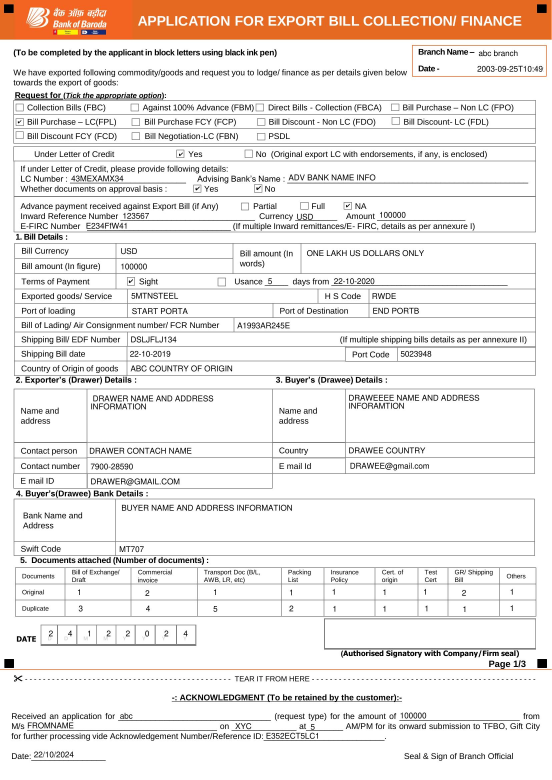
#> input picture data/Export-Bill_filled_sample0.jpg, 1654 x 2339 px, found by its file name (shown at 1/3 size)
$ python main.py
#> lines starting #> are read from the running program, lines starting #| are printed output that depends on the picture; after the words box and inside, x2 and y2 are one past the last pixel; in counts of white or black regions, pixels touching at a corner belong together
### src/main_v2/preprocessor.py
import cv2
import numpy as np
from PIL import Image

class ImagePreprocessor:
    def __init__(self, erosion_kernel, dilation_kernel, binary_threshold):
        self.erosion_kernel = erosion_kernel
        self.dilation_kernel = dilation_kernel
        self.binary_threshold = binary_threshold

    def preprocess(self, img=None,image_path=None,roi = None):
        # img = Image.open(image_path).convert('L')
        # img_arr = np.array(img)

        if image_path:
            img = cv2.imread(image_path, cv2.IMREAD_GRAYSCALE)
        else:
            img = cv2.cvtColor(img, cv2.COLOR_BGR2GRAY)

        if roi:
            x1, y1, x2, y2 = roi
            img = img[y1:y2, x1:x2]


        eroded = self._erode(img)
        dilated = self._dilate(eroded)
        binary_image = self._binarize(dilated)
        return img,binary_image

    def _erode(self, image):
        return cv2.erode(image.copy(), kernel=np.ones(self.erosion_kernel, np.uint8))

    def _dilate(self, image):
        return cv2.dilate(image.copy(), kernel=np.ones(self.dilation_kernel, np.uint8))

    def _binarize(self, image):
        _, binary = cv2.threshold(image, self.binary_threshold, 255, cv2.THRESH_BINARY)
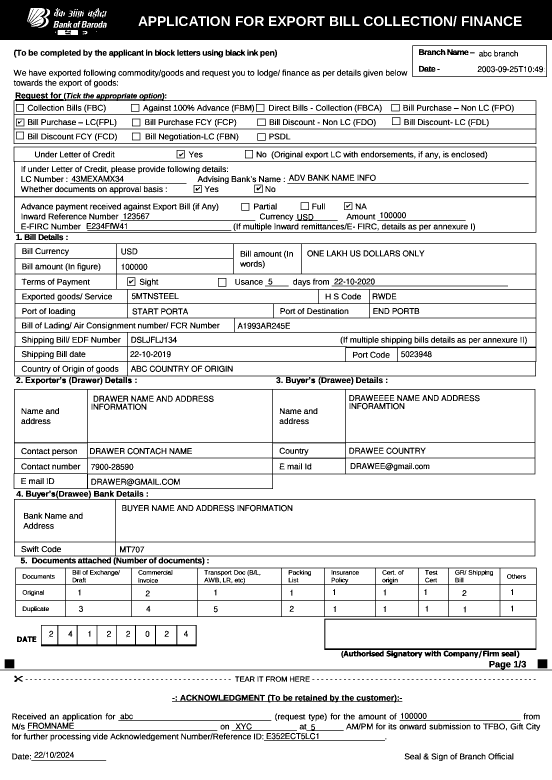
#> binary: shape (2339, 1654) (shown at 1/3 size); 86.4% white; 2078 black regions (261 under 20 px), largest, box (x1, y1, x2, y2) and area: (0, 0, 1654, 120) 176240, (43, 730, 1609, 1155) 33834, (41, 1167, 1606, 1467) 17495
        return binary

### src/main/main.py
import argparse
import json
from dataclasses import dataclass
from typing import List, Tuple, Optional, Union
import cv2
import numpy as np
import logging
from pathlib import Path

from preprocessor import ImagePreprocessor
from config import Config


@dataclass
class PatternMatchResult:
    """Data class to store pattern matching results."""
    position: Tuple[int, int]
    neighborhood: np.ndarray = None
    confidence: float = None


@dataclass
class PreprocessConfig:
    erosion_kernel: Tuple[int, int] = (2, 2)
    dilation_kernel: Tuple[int, int] = (2, 2)
    binary_threshold: int = 200


def find_pattern_3x3_fast(arr, pattern=None):
    """
    Efficiently find all occurrences of a 3x3 pattern in a numpy array.

    Parameters:
    arr : numpy.ndarray
        The input array to search in
    pattern : numpy.ndarray, optional
        The 3x3 pattern to search for

    Returns:
    list of tuples
        List of (row, col) coordinates where the pattern starts
    """
    if arr.ndim != 2:
        raise ValueError("Input array must be 2-dimensional")

    if pattern is None:
        # Default pattern - you can modify this
        pattern = np.array([
            [0, 0, 0],
            [0, 1, 1],
            [0, 1, 0]
        ])

    if pattern.shape != (3, 3):
        raise ValueError("Pattern must be 3x3")

    # Create a view of all possible 3x3 windows without copying data
    windows = np.lib.stride_tricks.sliding_window_view(arr, (3, 3))

    # Find where the windows match the pattern
    matches = np.all(windows == pattern.reshape(1, 1, 3, 3), axis=(2, 3))

    # Get the coordinates of matches
    match_coords = np.where(matches)

    return list(zip(match_coords[0], match_coords[1]))


class ImagePatternMatcher:
    def __init__(self, logger: Optional[logging.Logger] = None):
        self.logger = logger or logging.getLogger(__name__)
        self._image: Optional[np.ndarray] = None
        self._binary: Optional[np.ndarray] = None
        self._pattern: Optional[np.ndarray] = None

    @property
    def default_pattern(self) -> np.ndarray:
        """Default pattern to search for if none is provided."""
        return np.array([[0, 0, 0],
                         [0, 1, 1],
                         [0, 1, 0]], dtype=np.uint8)

    def load_image(self, image_source: Union[str, Path, np.ndarray], preprocess_config: PreprocessConfig) -> bool:
        try:
            self._preprocess = ImagePreprocessor(**preprocess_config.__dict__)
            self._image, self._gray_image = self._preprocess.preprocess(image_path=image_source)
            cv2.imwrite("binary_image.png", self._gray_image)
            self._binary = np.where(self._gray_image == 255, 1, 0)
            self._inv_binary = np.where(self._binary == 1, 0, 1)
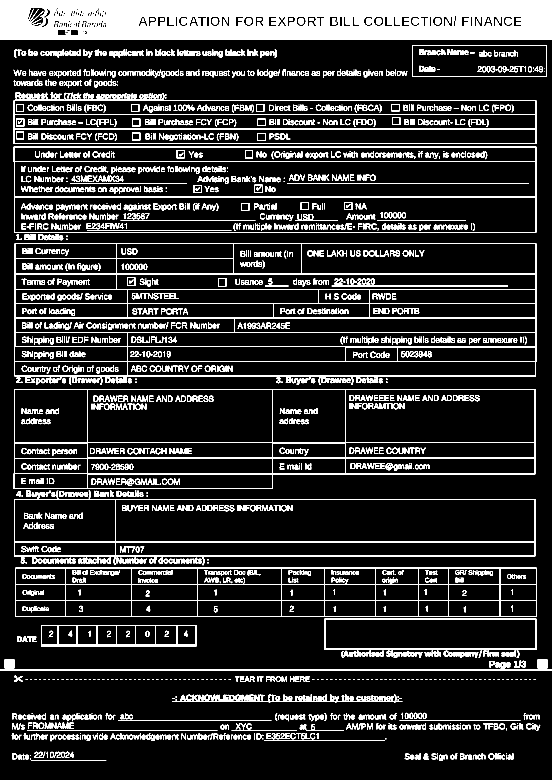
#> self._inv_binary: shape (2339, 1654) int64 (shown at 1/3 size); values 0 (black) and 1 (white), 13.6% white; 2078 white regions (261 under 20 px), largest, box (x1, y1, x2, y2) and area: (0, 0, 1654, 120) 176240, (43, 730, 1609, 1155) 33834, (41, 1167, 1606, 1467) 17495
            self.logger.info(f"Image loaded and preprocessed. Shape: {self._image.shape}")
            return True

        except Exception as e:
            self.logger.error(f"Error loading image: {str(e)}")
            raise ValueError(f"Image loading failed: {str(e)}")

    def _compute_cumsum_arrays(self, arr) -> Tuple[np.ndarray, np.ndarray]:
        """Compute cumulative sum arrays for the binary image."""
        return (np.cumsum(arr, axis=0),
                np.cumsum(arr, axis=1))

    def set_pattern(self, pattern: Optional[np.ndarray] = None) -> None:
        if pattern is None:
            self._pattern = self.default_pattern
        else:
            if not isinstance(pattern, np.ndarray):
                raise ValueError("Pattern must be a numpy array")
            if pattern.dtype != np.uint8:
                pattern = pattern.astype(np.uint8)
            self._pattern = pattern

        self.logger.debug(f"Pattern set with shape: {self._pattern.shape}")

    def _validate_state(self) -> None:
        if self._binary is None:
            raise ValueError("No image loaded. Call load_image first.")
        if self._pattern is None:
            self.set_pattern()

    # [33 lines left out: function _get_neighborhood, not called in this run]

    @staticmethod
    def print_np(mat):
        for x in range(mat.shape[0]):
            for y in range(mat.shape[1]):
                print('1' if mat[x, y] == 1 else '0', end="")
            print()

    def find_matches(self, confidence_threshold: float = 0.8) -> List[PatternMatchResult]:
        """
        Find all pattern matches in the image.

        Args:
            confidence_threshold: Minimum matching confidence (0.8 default for more lenient matching)
        """
#> called with confidence_threshold = 0.8
        self._validate_state()
        y_cumsum, x_cumsum = self._compute_cumsum_arrays(self._inv_binary)
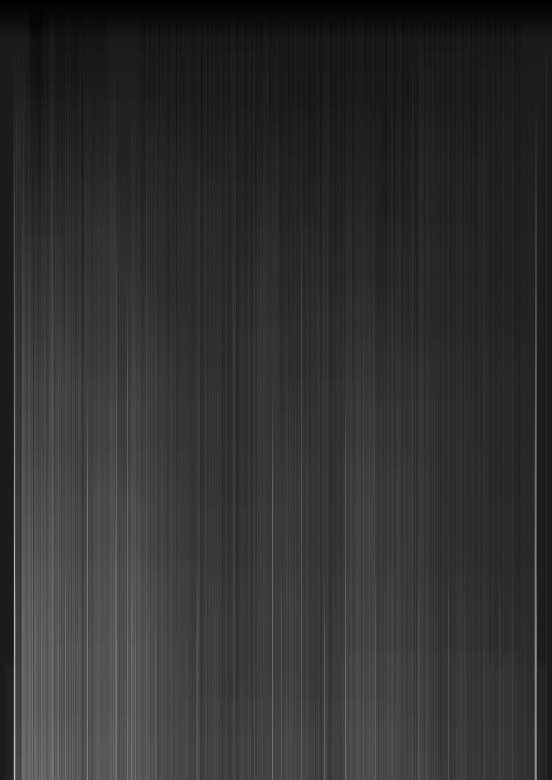
#> y_cumsum: shape (2339, 1654) int64 (shown at 1/3 size); min 1, max 1124, mean 216.2; drawn with min black and max white
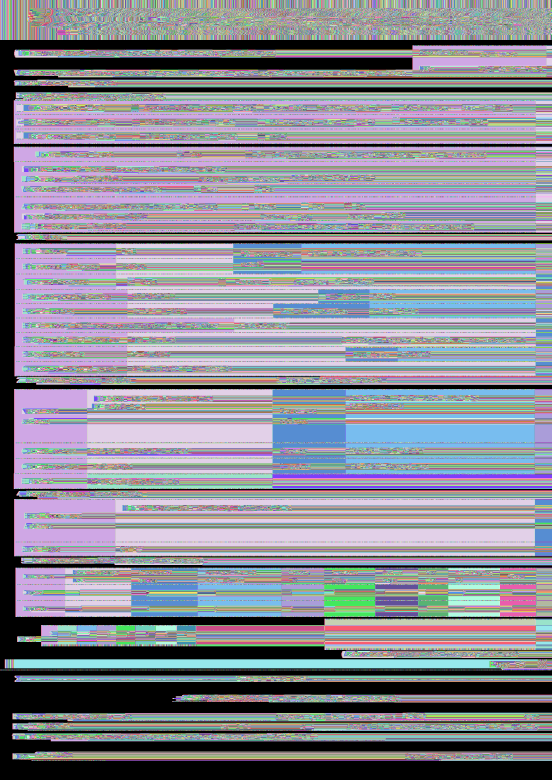
#> x_cumsum: shape (2339, 1654) int64 (shown at 1/3 size); 1655 distinct labels, from 0 to 1654; one colour per label, 0 black
        self._pad_inv_binary = np.pad(self._inv_binary, (1,), 'constant', constant_values=(0,))
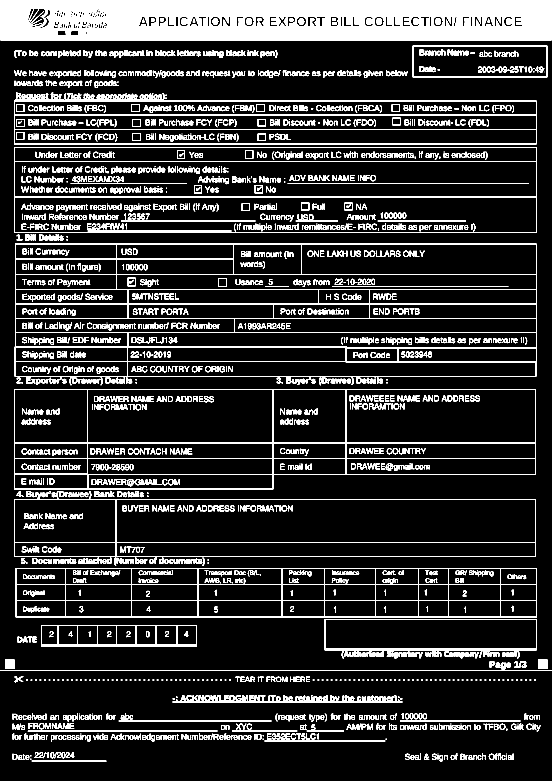
#> self._pad_inv_binary: shape (2341, 1656) int64 (shown at 1/3 size); values 0 (black) and 1 (white), 13.6% white; 2078 white regions (261 under 20 px), largest, box (x1, y1, x2, y2) and area: (1, 1, 1655, 121) 176240, (44, 731, 1610, 1156) 33834, (42, 1168, 1607, 1468) 17495
        matches: List = []
        print(self._pad_inv_binary.shape)
#| (2341, 1656)
        # self._pad_inv_binary = np.random.randint(10,size=(5,4))
        rows, cols = self._pad_inv_binary.shape
        p_height, p_width = self._pattern.shape
        pattern = np.array([
            [1, 1, 1],
            [1, 1, 1],
            [1, 1, 0]
        ])
        matches = find_pattern_3x3_fast(self._inv_binary, pattern)
#> in find_pattern_3x3_fast, `matches = np.all(windows == pattern.reshape(1, 1, 3, 3), axis=(2, 3))`:
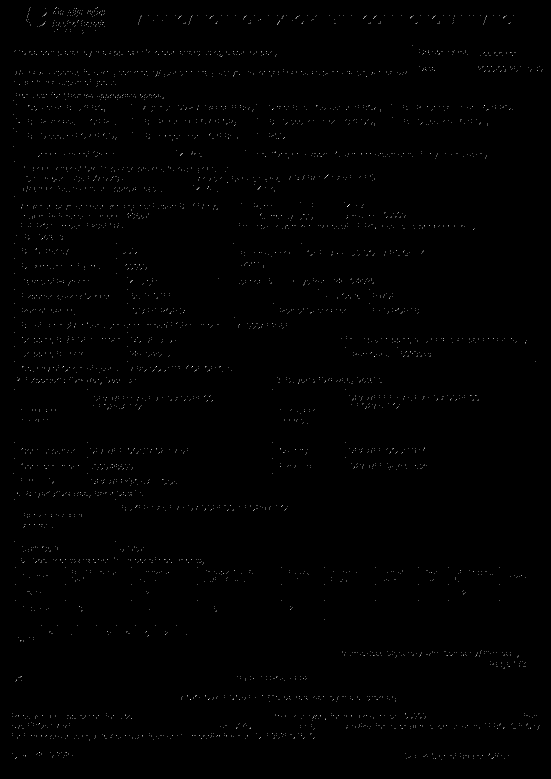
#> matches: shape (2337, 1652) bool (shown at 1/3 size); 0.16% white in thin lines or dots
#> in find_pattern_3x3_fast, `match_coords = np.where(matches)`: match_coords = 6156 positions, rows 22 to 2279, columns 37 to 1626
#> matches = 6156 pairs, first value 22 to 2279, second value 37 to 1626

        print(len(matches))
#| 6156
        with open("matches.json", "w") as f:
            json.dump([(int(x[0]), int(x[1])) for x in matches], f, indent=4)
        location_idx = 0
        if matches:
            print("\nVerifying first match:")
            row, col = matches[location_idx]
#> row = 22; col = 90
            print("Pattern found at position:", (row, col))
#| Pattern found at position: (22, 90)
            print("3x3 window at this position:")
            print(self.print_np(self._inv_binary[row:row + 20, col:col + 20]))
#> the loop in print_np, `for x in range(mat.shape[0]):` made 20 passes
#| 11111111111111111111
#| 11111111111111111111
#| 11000000000000000000
#| 11000000000000000000
#| 11000000001000000000
#> (further printed lines are left out)
#| None

        from PIL import Image, ImageDraw
        point = matches[location_idx]
#> point = (22, 90)
        img = Image.open("/home/ntlpt59/MAIN/experiments/checkbox_optimized/data/Export-Bill_filled_sample0.jpg")
#> img: PIL image 1654x2339 RGB
        draw = ImageDraw.Draw(img)
        Image.fromarray(self._image)
        y, x = point
#> y = 22; x = 90
        with open("matches.json", "r") as f:
            points = json.load(f)
        for y, x in points:
            draw.rectangle([(x, y), (x + 20, y + 20)], outline='blue', width=2)
        img.show()
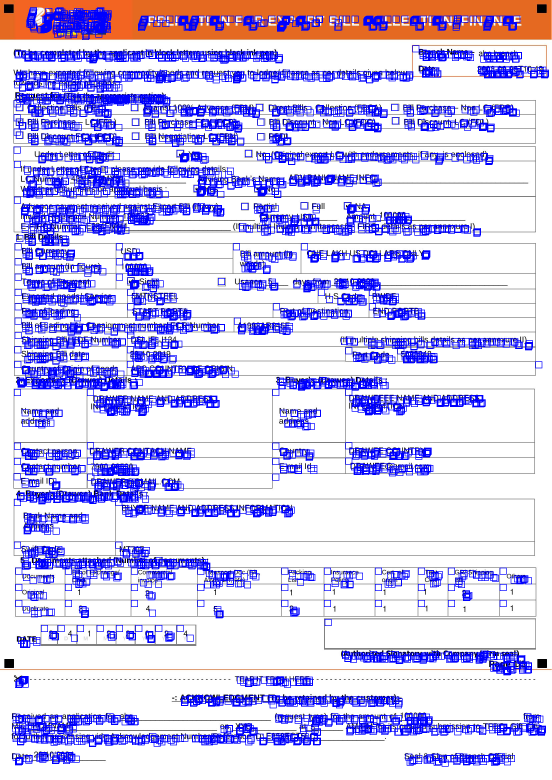
#> shown: PIL image 1654x2339 RGB (shown at 1/3 size); mean R, G, B 204.3, 199.3, 236.7

        exit()
#> (the program exits here)

$ run again, with data/Export-Bill_filled_sample1.jpg copied over data/Export-Bill_filled_sample0.jpg
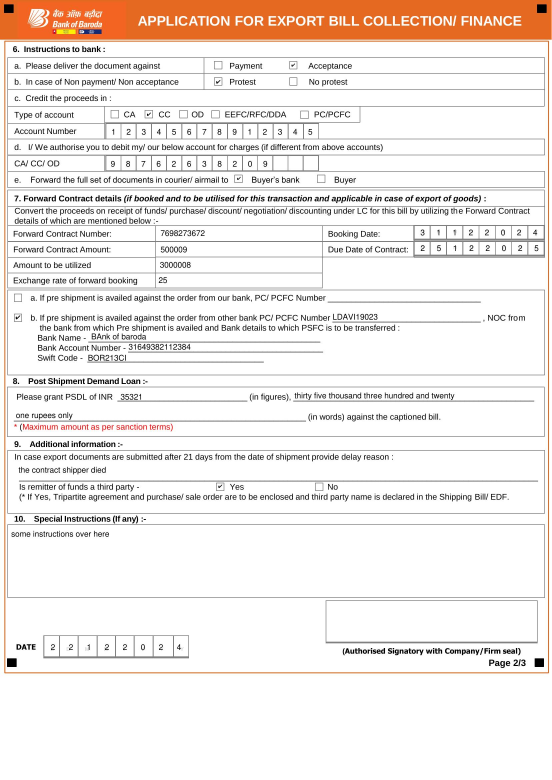
#> input picture data/Export-Bill_filled_sample1.jpg, 1654 x 2339 px, found by its file name (shown at 1/3 size)
#> binary: shape (2339, 1654); 87.7% white; 1542 black regions (127 under 20 px), largest, box (x1, y1, x2, y2) and area: (0, 0, 1654, 120) 177082, (23, 173, 1636, 565) 38864, (23, 570, 1636, 866) 30904
#> x_cumsum: shape (2339, 1654) int64; 1655 distinct labels, from 0 to 1654
#> self._pad_inv_binary: shape (2341, 1656) int64; values 0 (black) and 1 (white), 12.3% white; 1542 white regions (127 under 20 px), largest, box (x1, y1, x2, y2) and area: (1, 1, 1655, 121) 177082, (24, 174, 1637, 566) 38864, (24, 571, 1637, 867) 30904
#| (2341, 1656)
#> in find_pattern_3x3_fast, `matches = np.all(windows == pattern.reshape(1, 1, 3, 3), axis=(2, 3))`:
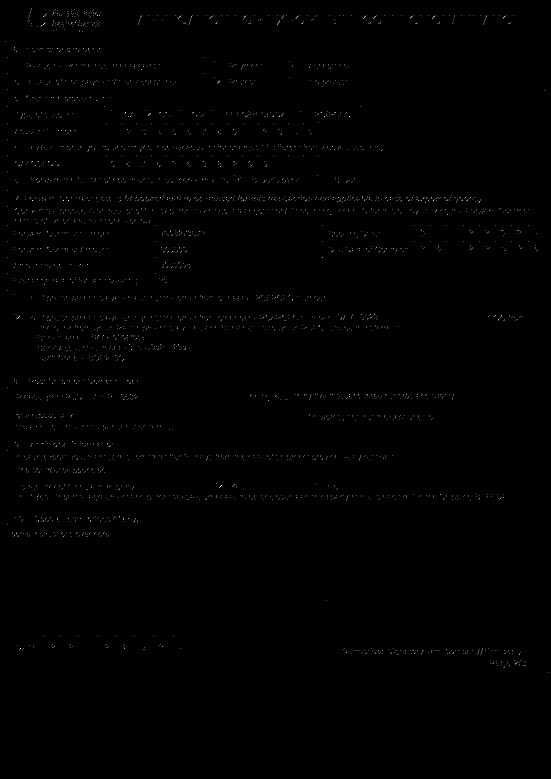
#> matches: shape (2337, 1652) bool (shown at 1/3 size); 0.13% white in thin lines or dots, all inside (x1, y1, x2, y2) = (15, 26, 1646, 2019)
#> match_coords = 4888 positions, rows 26 to 2018, columns 15 to 1645
#> in find_matches, `matches = find_pattern_3x3_fast(self._inv_binary, pattern)`: matches = 4888 pairs, first value 26 to 2018, second value 15 to 1645
#| 4888
#> row = 26; col = 94
#| Pattern found at position: (26, 94)
#> the loop in print_np, `for x in range(mat.shape[0]):` made 20 passes
#| 11111111111111111111
#| 11111111111111111111
#| 11000000000000000000
#| 10000000000000000000
#| 10000000000000000000
#> (further printed lines are left out)
#| None
#> point = (26, 94)
#> y = 26; x = 94
#> in find_matches, `img.show()`:
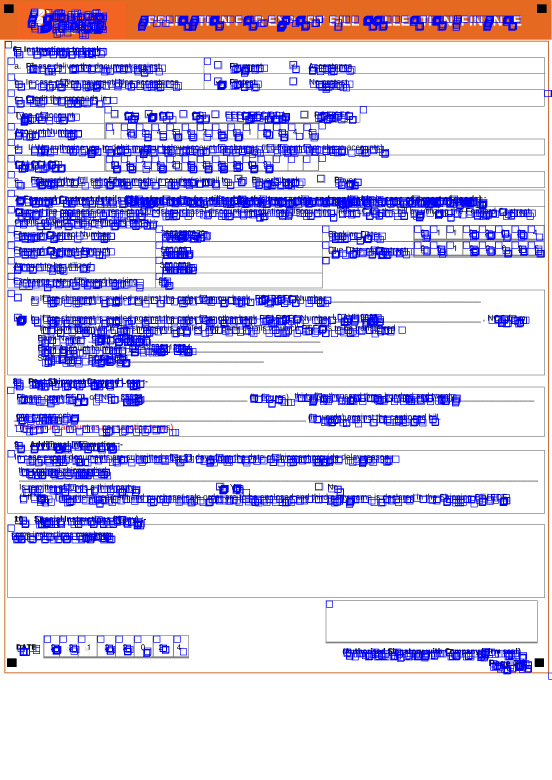
#> shown: PIL image 1654x2339 RGB (shown at 1/3 size); mean R, G, B 215, 209.5, 237.5

$ run again, with data/Export-Bill_filled_sample2.jpg copied over data/Export-Bill_filled_sample0.jpg
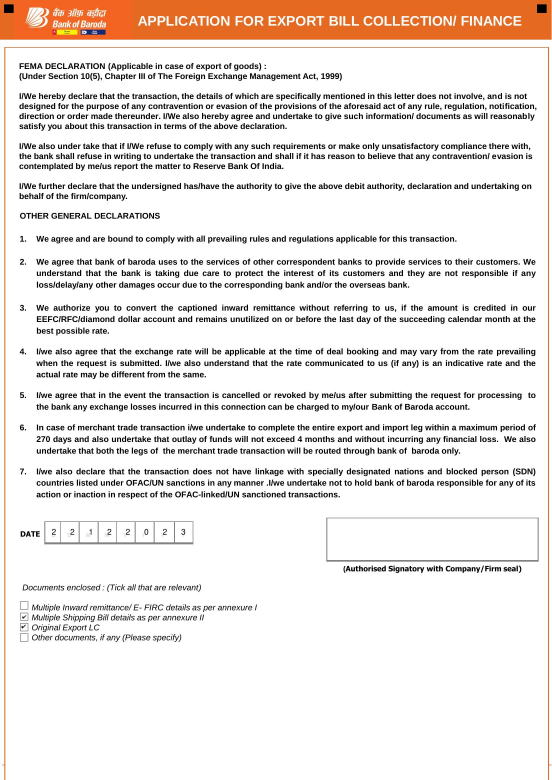
#> input picture data/Export-Bill_filled_sample2.jpg, 1654 x 2339 px, found by its file name (shown at 1/3 size)
#> binary: shape (2339, 1654); 86.7% white; 2207 black regions (75 under 20 px), largest, box (x1, y1, x2, y2) and area: (0, 0, 1654, 120) 176273, (8, 142, 1654, 2339) 16462, (980, 1554, 1617, 1686) 5209
#> x_cumsum: shape (2339, 1654) int64; 1655 distinct labels, from 0 to 1654
#> self._pad_inv_binary: shape (2341, 1656) int64; values 0 (black) and 1 (white), 13.2% white; 2207 white regions (75 under 20 px), largest, box (x1, y1, x2, y2) and area: (1, 1, 1655, 121) 176273, (9, 143, 1655, 2340) 16462, (981, 1555, 1618, 1687) 5209
#| (2341, 1656)
#> in find_pattern_3x3_fast, `matches = np.all(windows == pattern.reshape(1, 1, 3, 3), axis=(2, 3))`:
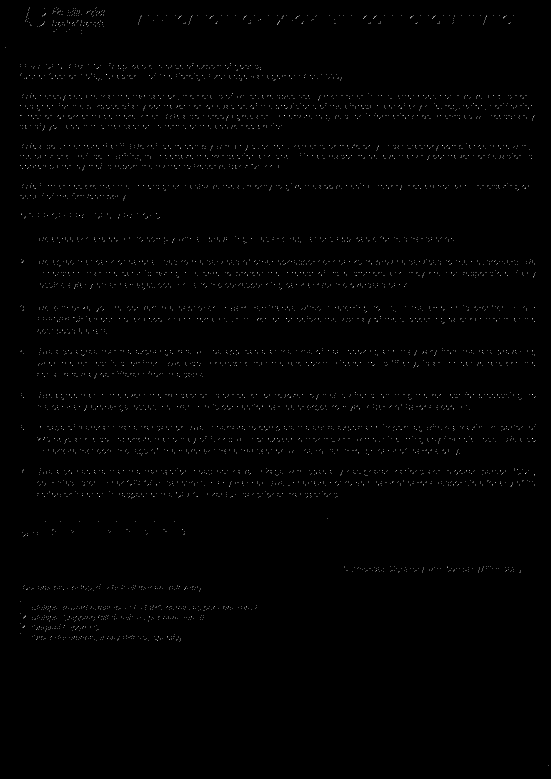
#> matches: shape (2337, 1652) bool (shown at 1/3 size); 0.23% white in thin lines or dots
#> match_coords = 8908 positions, rows 22 to 2295, columns 15 to 1646
#> in find_matches, `matches = find_pattern_3x3_fast(self._inv_binary, pattern)`: matches = 8908 pairs, first value 22 to 2295, second value 15 to 1646
#| 8908
#> row = 22; col = 88
#| Pattern found at position: (22, 88)
#> the loop in print_np, `for x in range(mat.shape[0]):` made 20 passes
#| 11111111111111111111
#| 11111111111111111111
#| 11000000000000000000
#| 11000000000000000000
#| 10000000000000000000
#> (further printed lines are left out)
#| None
#> point = (22, 88)
#> y = 22; x = 88
#> in find_matches, `img.show()`:
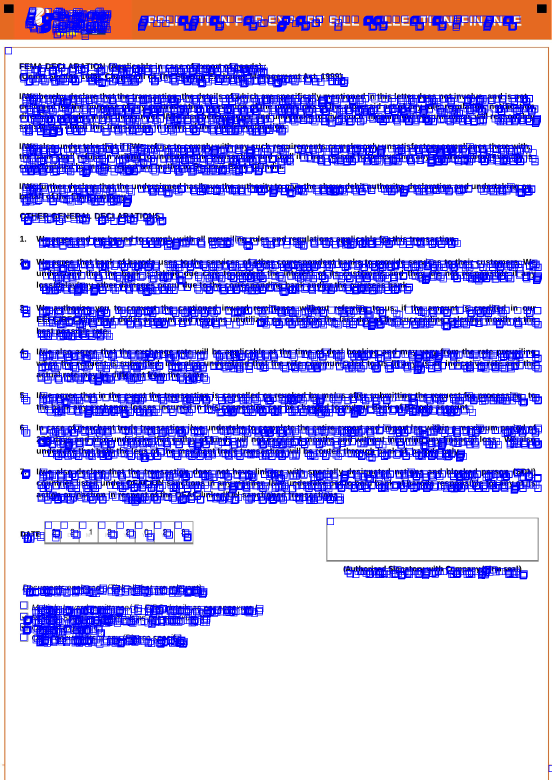
#> shown: PIL image 1654x2339 RGB (shown at 1/3 size); mean R, G, B 192.3, 187, 238
